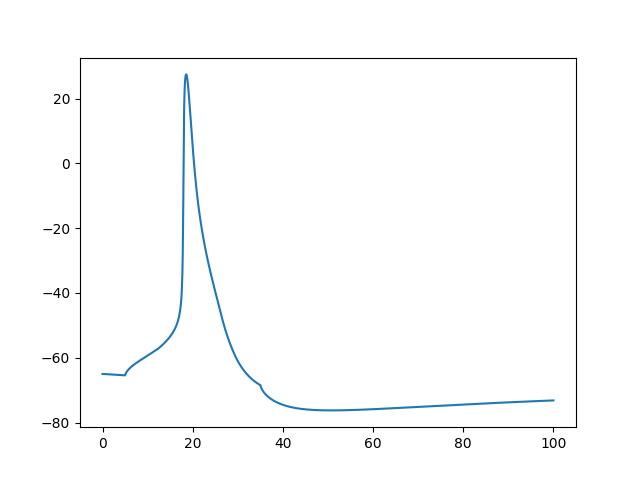

Write Python code to recreate this figure.
from neuron import h
from neuron.units import ms, mV
from neuron import coreneuron
coreneuron.gpu = False
import matplotlib.pyplot as plt

h.load_file('stdrun.hoc')
h.load_file('feng_PN_cells.hoc')

# setup model
cell = h.PN_C()

ic = h.IClamp(cell.soma[0](.5))
ic.delay = 5
ic.dur = 30
ic.amp = 0.3


# make sure to enable cache efficiency
h.cvode.cache_efficient(1)
h.nrnmpi_init()

pc = h.ParallelContext()
pc.set_gid2node(pc.id()+1, pc.id())
myobj = h.NetCon(cell.soma[0](0.5)._ref_v, None, sec=cell.soma[0])
pc.cell(pc.id()+1, myobj)

coreneuron.verbose = 3
h.stdinit()
h.tstop=100
corenrn_all_spike_t = h.Vector()
corenrn_all_spike_gids = h.Vector()
pc.spike_record(-1, corenrn_all_spike_t, corenrn_all_spike_gids)
t = h.Vector().record(h._ref_t)
v = h.Vector().record(cell.soma[0](0.5)._ref_v)
h.finitialize(-65 * mV)
coreneuron.enable = True
#h.continuerun(h.tstop) #runs with normal neuron sim
pc.psolve(h.tstop)  #runs using core neuron sim


plt.plot(t,v)
plt.savefig("test.png")
